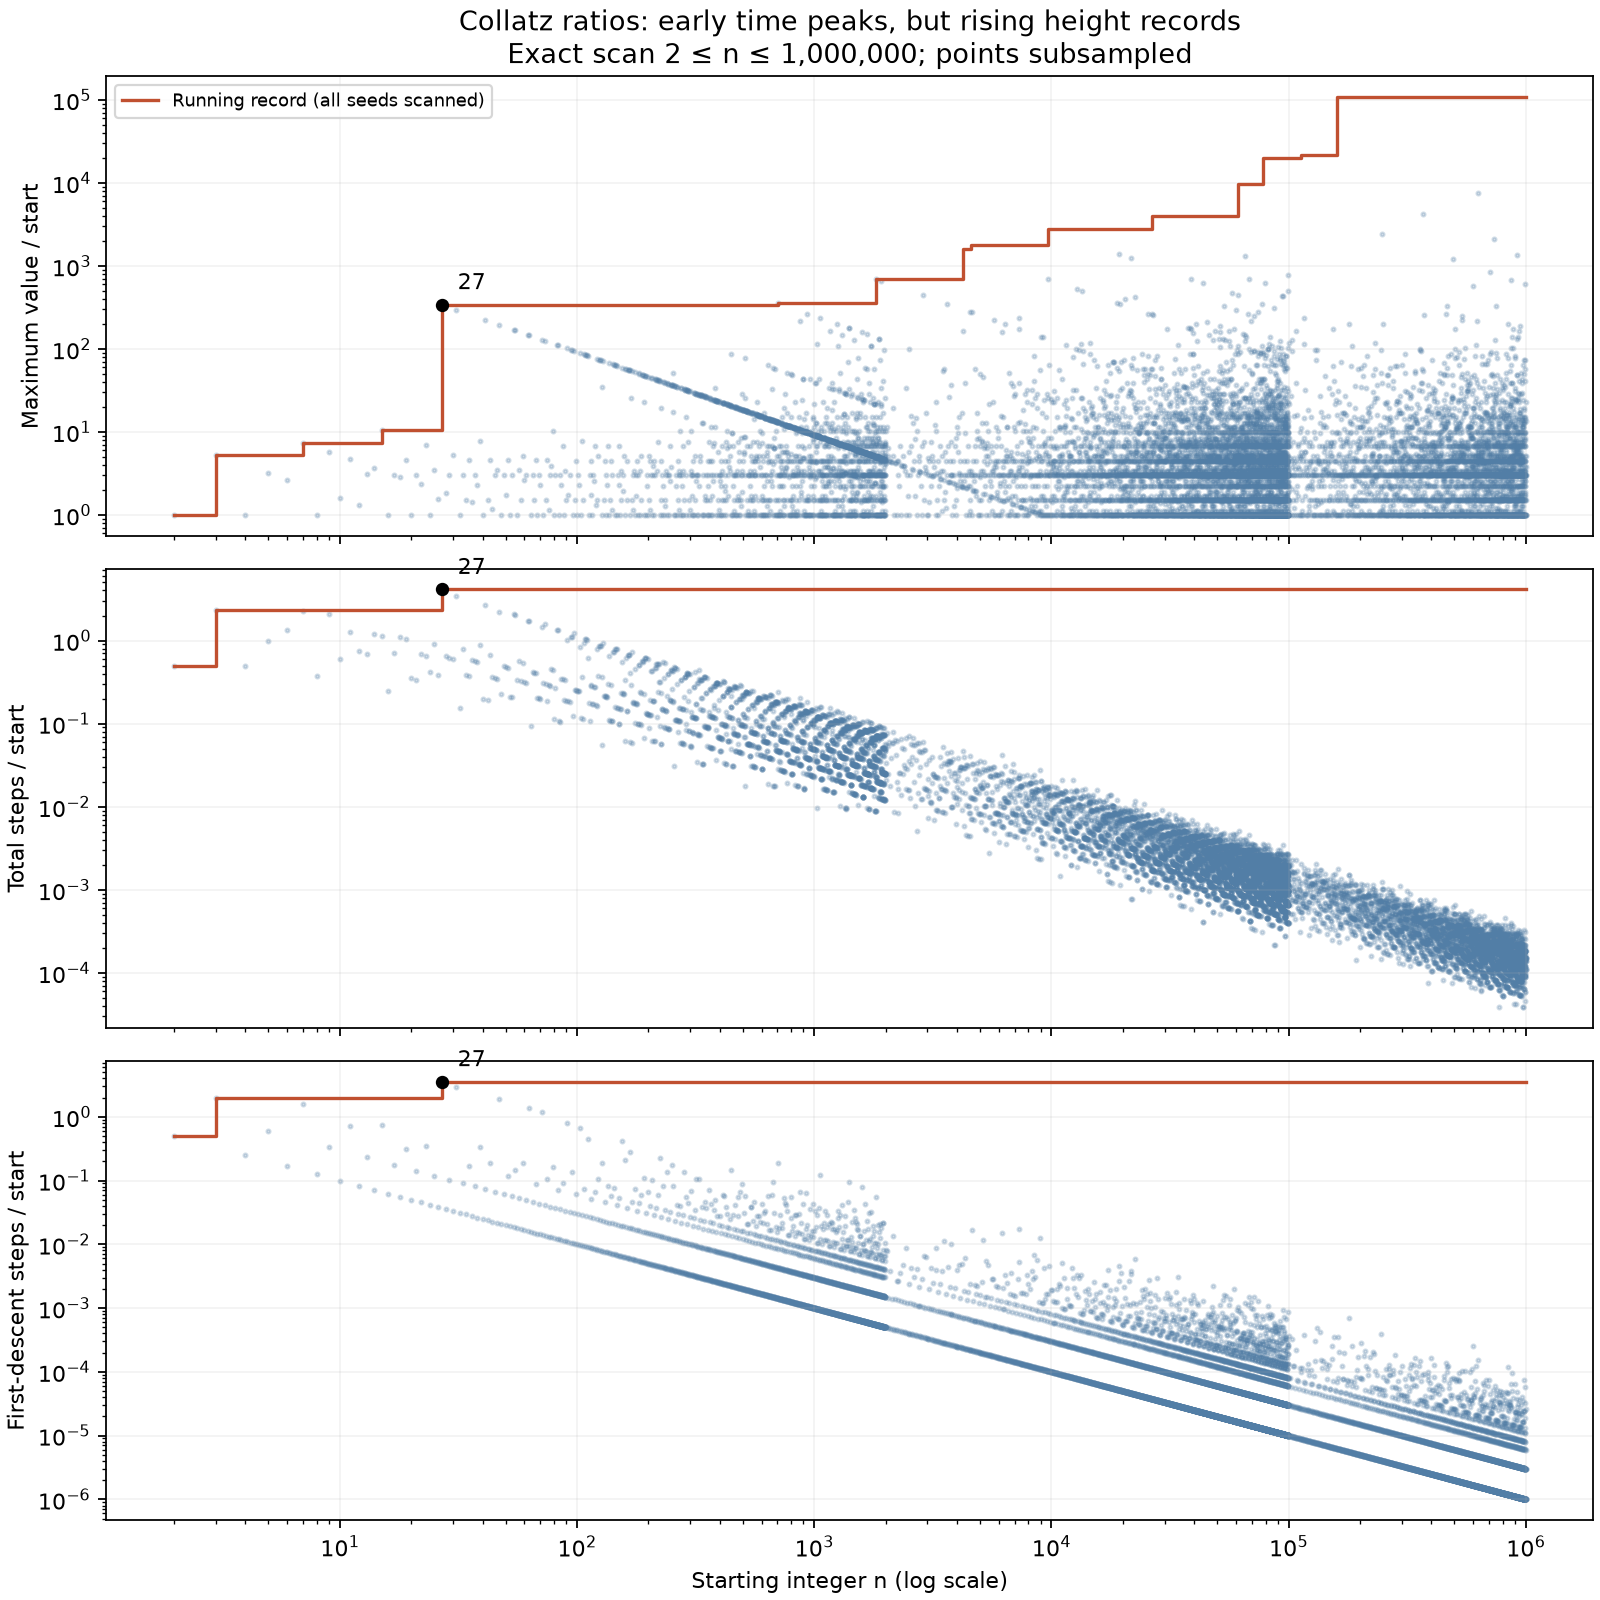

Write the Python code that produced this figure.
"""Standard-map normalized metrics; exact record comparisons and finite scope."""
import json
from pathlib import Path


def main():
    N = 1_000_000
    total = [0] * (N + 1)
    peak = [0] * (N + 1)
    peak[1] = 1
    records = {k: [] for k in ('peak_over_n', 'total_over_n', 'descent_over_n')}
    best = {k: (0, 1) for k in records}
    samples = []
    selected = {}
    for n in range(2, N + 1):
        z, count, high = n, 0, n
        while z >= n:
            z = 3*z+1 if z & 1 else z//2
            count += 1
            high = max(high, z)
            if count >= 100_000:
                raise RuntimeError(('No descent within cap', n))
        total[n] = count + total[z]
        peak[n] = max(high, peak[z])
        values = dict(peak_over_n=peak[n], total_over_n=total[n], descent_over_n=count)
        for name, value in values.items():
            bn, bd = best[name]
            if value*bd > bn*n:
                best[name] = value, n
                records[name].append(dict(n=n, numerator=value, ratio=value/n))
        if n in (3, 7, 27, 1819, 8191, 9663, 704511):
            selected[n] = dict(n=n, peak=peak[n], total_steps=total[n], first_descent_steps=count,
                               **{k:v/n for k,v in values.items()})
        if n <= 2000 or (n <= 100000 and n % 17 == 0) or n % 251 == 0:
            samples.append((n, peak[n]/n, total[n]/n, count/n))
    result = dict(map='standard: odd 3n+1; even n/2', limit=N,
                  convention='Transitions counted; stop at first 1; peak includes start; first descent is strictly below start.',
                  status='All seeds descended and reached 1 by induction on n.',
                  records=records, selected=selected)
    out = Path(__file__).with_suffix('.json')
    out.write_text(json.dumps(result, indent=2)+'\n', encoding='utf-8')
    print(json.dumps(dict(limit=N, selected=selected, records=records), indent=2))
    try:
        import matplotlib
        matplotlib.use('Agg')
        import matplotlib.pyplot as plt
        fig, axes = plt.subplots(3, 1, figsize=(10, 10), sharex=True, layout='constrained')
        labels = [('peak_over_n', 'Maximum value / start'), ('total_over_n', 'Total steps / start'),
                  ('descent_over_n', 'First-descent steps / start')]
        for i, (key, label) in enumerate(labels):
            ax = axes[i]
            ax.scatter([s[0] for s in samples], [s[i+1] for s in samples], s=3, alpha=.25, color='#527ea6')
            rec = records[key]
            ax.plot([r['n'] for r in rec]+[N], [r['ratio'] for r in rec]+[rec[-1]['ratio']],
                    drawstyle='steps-post', color='#c05030', lw=1.5, label='Running record (all seeds scanned)')
            v=selected[27][key]
            ax.scatter([27], [v], color='black', s=25, zorder=5)
            ax.annotate('27', (27,v), xytext=(7,7), textcoords='offset points')
            ax.set_ylabel(label); ax.set_yscale('log'); ax.grid(alpha=.15)
        axes[0].legend(fontsize=8)
        axes[0].set_title('Collatz ratios: early time peaks, but rising height records\nExact scan 2 ≤ n ≤ 1,000,000; points subsampled')
        axes[-1].set_xscale('log'); axes[-1].set_xlabel('Starting integer n (log scale)')
        fig.savefig(out.with_suffix('.png'), dpi=160)
        print('Plot:', out.with_suffix('.png'))
    except ImportError as exc:
        print('Plot unavailable:', str(exc))


if __name__ == '__main__':
    main()
